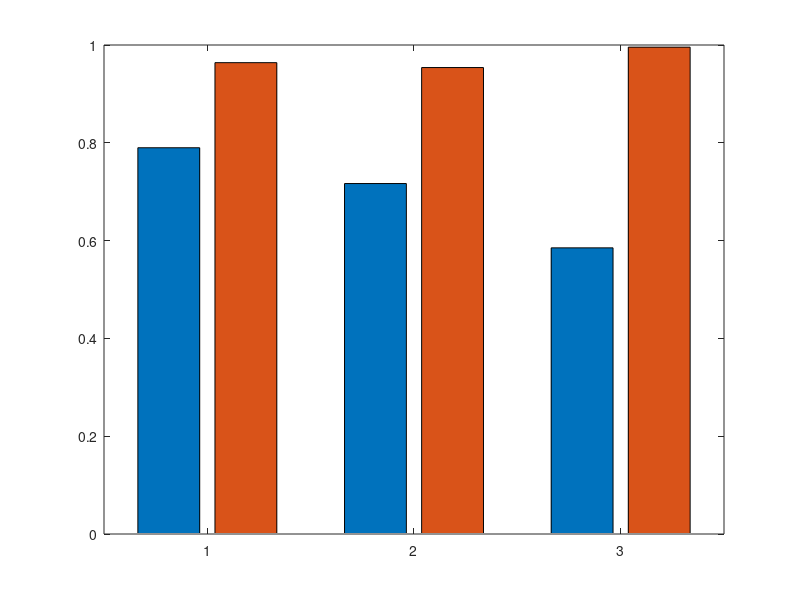

This chart was generated by the following MATLAB code: (Note: this script raises an error after producing the figure.)
function APFC_PlotResultCharts()
%APFC_PLOTRESULTCHARTS  The two grouped bar charts for Chapter 4.
%
%   Produces:
%     Fig_4_9_PF_Correction.png    Figure 4.9,  Section 4.5.2
%         Uncompensated against compensated displacement power factor
%         at the three load points, on a clean supply.
%
%     Fig_4_17_DPF_vs_TruePF.png   Figure 4.17, Section 4.5.6
%         Displacement against true power factor at half load across the
%         five harmonic conditions.
%
%   Both are drawn in the same house style as APFC_MakeFigures: white
%   canvas immune to the MATLAB dark theme, Times New Roman, type sized
%   for a 14 cm placement in the report.
%
%   USAGE
%       APFC_PlotResultCharts
%
%   Output is written to the current folder.
%
%   DATA PROVENANCE
%   Every value below is transcribed from the v22 campaign result tables
%   (Tables 4.6, 4.7, 4.8). Nothing is computed or estimated here. If a
%   result table is corrected, correct the arrays in this file to match.
%
%   Project : Fuzzy Logic-Controlled Automatic Power Factor Correction Using
%             Thyristor-Switched Capacitor Banks for a 30 kW Induction Motor
%   Author  : Praise Oluwasina Akinlolu, Department of Electrical and
%             Electronics Engineering, University of Lagos
%   MATLAB  : R2025b
%   Licence : MIT (see LICENSE in the repository root)

% =====================================================================
% CONFIGURATION
% =====================================================================
cfg.fontName    = 'Times New Roman';
cfg.fontSize    = 14;      % tick labels
cfg.labelSize   = 16;      % axis labels
cfg.legendSize  = 13;
cfg.valueSize   = 12;      % numbers printed above the bars
cfg.figWidthCm  = 15;      % place at this width in Word, do not enlarge
cfg.figHeightCm = 9.0;
% Value labels are rotated to vertical once a chart carries this many
% category groups or more. Below the threshold the bars are wide enough
% for horizontal labels; at or above it they are not, and horizontal
% labels from adjacent bars collide.
cfg.rotateFrom  = 4;
cfg.headHoriz   = 1.15;    % y-axis top when labels are horizontal
cfg.headRot     = 1.38;    % y-axis top when labels are rotated
cfg.dpi         = 300;
cfg.savePDF     = true;

% Greyscale-safe fills: clearly different in tone as well as in hue
cfg.colA = [0.72 0.72 0.72];    % first series, light
cfg.colB = [0.16 0.32 0.31];    % second series, dark
cfg.floorPF = 0.95;

outDir = pwd;
fprintf('\n==============================================================\n');
fprintf(' CHAPTER 4 RESULT CHARTS\n');
fprintf('==============================================================\n');
fprintf('\nOutput folder : %s\n\n', outDir);

% =====================================================================
% FIGURE 4.9  Power factor correction at the three load points
% =====================================================================
labels49 = {'100 % load','75 % load','50 % load'};
uncomp   = [0.7899 0.7167 0.5852];      % Tables 4.6, 4.7, 4.8
comp     = [0.9639 0.9539 0.9956];      % condition C1, clean supply

local_barChart( ...
    [uncomp(:) comp(:)], labels49, ...
    {'Uncompensated','Compensated'}, ...
    'Displacement power factor', ...
    'Fig_4_9_PF_Correction', ...
    true, ...                            % draw the 0.95 floor line
    outDir, cfg);
fprintf('Figure 4.9  written : Fig_4_9_PF_Correction.png\n');

% =====================================================================
% FIGURE 4.17  Displacement against true power factor at half load
% =====================================================================
labels417 = {'C1','C2','C3','C4','C5'};
dpf       = [0.9956 0.9956 0.9956 0.9956 0.9956];   % Table 4.8
truepf    = [0.9956 0.9857 0.7699 0.8291 0.7650];   % Table 4.8

local_barChart( ...
    [dpf(:) truepf(:)], labels417, ...
    {'Displacement power factor','True power factor'}, ...
    'Power factor', ...
    'Fig_4_17_DPF_vs_TruePF', ...
    false, ...                           % no floor line on this one
    outDir, cfg);
fprintf('Figure 4.17 written : Fig_4_17_DPF_vs_TruePF.png\n');

fprintf('\n==============================================================\n');
fprintf(' COMPLETE. Place each figure at %g cm width in Word.\n', cfg.figWidthCm);
fprintf(' Do NOT enlarge it: the type is sized for that width.\n');
fprintf('==============================================================\n\n');
end % ===================== main ends =====================


% =====================================================================
% Grouped bar chart with value labels, in the project house style
% =====================================================================
function local_barChart(data, catLabels, seriesNames, yLabel, stem, ...
                        showFloor, outDir, cfg)

f = figure('Units','centimeters', ...
           'Position',[2 2 cfg.figWidthCm cfg.figHeightCm], ...
           'Color','w','Visible','off','InvertHardcopy','off');
try, theme(f,'light'); catch, end        % pin the light theme, R2023b+

b = bar(data, 'grouped', 'BarWidth', 0.82);
b(1).FaceColor = cfg.colA;  b(1).EdgeColor = [0.35 0.35 0.35];
b(2).FaceColor = cfg.colB;  b(2).EdgeColor = 'none';
b(1).LineWidth = 0.8;

hold on

% ---- optional 0.95 reference line, drawn under the value labels ----
if showFloor
    % Short label, set ABOVE the line at the left margin. The previous
    % "0.95 floor" text sat below the line and ran into the first value
    % label. The line is identified in the figure caption.
    yl = yline(cfg.floorPF, '--', sprintf('%.2f', cfg.floorPF), ...
               'LineWidth', 1.3, 'Color', [0.35 0.35 0.35]);
    yl.LabelHorizontalAlignment = 'left';
    yl.LabelVerticalAlignment   = 'top';
    yl.FontName = cfg.fontName;
    yl.FontSize = cfg.valueSize;
end

% ---- print each value above its bar ----
% With four or more groups the bars are narrower than a four-decimal
% label, so horizontal text from neighbouring bars overlaps. Rotating to
% vertical removes the collision without dropping any value.
nGroups = size(data, 1);
rotateLabels = nGroups >= cfg.rotateFrom;

for k = 1:numel(b)
    xt = b(k).XEndPoints;
    yt = b(k).YEndPoints;
    if rotateLabels
        text(xt, yt + 0.030, compose('%.4f', yt), ...
             'Rotation', 90, ...
             'HorizontalAlignment','left', 'VerticalAlignment','middle', ...
             'FontName', cfg.fontName, 'FontSize', cfg.valueSize, 'Color','k');
    else
        text(xt, yt + 0.022, compose('%.4f', yt), ...
             'HorizontalAlignment','center', 'VerticalAlignment','bottom', ...
             'FontName', cfg.fontName, 'FontSize', cfg.valueSize, 'Color','k');
    end
end
hold off

set(gca, 'XTickLabel', catLabels);
ylabel(yLabel);
if rotateLabels
    ylim([0 cfg.headRot]);
else
    ylim([0 cfg.headHoriz]);
end
yticks(0:0.2:1);
grid on; box on

lgd = legend(seriesNames, 'Location','southoutside', ...
             'Orientation','horizontal');
lgd.Box = 'off';

% ---- force light colours and the size hierarchy ----
set(findall(f,'-property','FontName'), 'FontName', cfg.fontName);
set(findall(f,'-property','FontSize'), 'FontSize', cfg.fontSize);
set(f, 'Color','w', 'InvertHardcopy','off');

ax = gca;
set(ax, 'Color','w', 'XColor','k', 'YColor','k', ...
        'GridColor',[0.75 0.75 0.75], 'GridAlpha',1, ...
        'LineWidth',0.9, 'Layer','top');
ax.XLabel.FontSize = cfg.labelSize;
ax.YLabel.FontSize = cfg.labelSize;  ax.YLabel.Color = 'k';
set(lgd, 'FontSize', cfg.legendSize, 'TextColor','k');

% value labels and the floor label keep their own smaller size
tx = findall(ax, 'Type','text');
set(tx, 'FontSize', cfg.valueSize, 'Color','k');

drawnow

% ---- export ----
exportgraphics(f, fullfile(outDir, [stem '.png']), ...
               'Resolution', cfg.dpi, 'BackgroundColor','white');
if cfg.savePDF
    try
        exportgraphics(f, fullfile(outDir, [stem '.pdf']), ...
                       'ContentType','vector', 'BackgroundColor','white');
    catch ME
        warning('    vector export failed for %s: %s', stem, ME.message);
    end
end
close(f);
end
